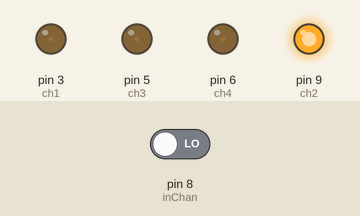
Simulated run of this sketch. Board: Arduino Uno, built with avr-gcc and run on an emulated ATmega328P. On the bench: output pins drawn as LEDs (lit = HIGH). Inputs (shaded band) come from the test bench; at power-on: pin 8 (inChan) LOW.

Above: at 0.1 s.
Timing chart, 0 to 1.6 s (numbered marks = the images above):
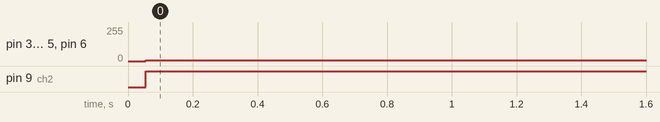

Measured:
- by itself, pin 3 (ch1), pin 5 (ch3), pin 6 (ch4): 0/255 → 6/255 at 0.06 s
- by itself, pin 9 (ch2): LOW → HIGH at 0.06 s

The sketch:

input_test.ino
```cpp
#include <Wire.h>

int inChan = 8;
int ch1 = 3;
int ch2 = 9;
int ch3 = 5;
int ch4 = 6 ;


void setup() {

  pinMode(inChan, INPUT); // Set our input pins as such
  pinMode(ch1, OUTPUT);
  pinMode(ch2, OUTPUT);
  pinMode(ch3, OUTPUT);
  pinMode(ch4, OUTPUT);

  Serial.begin(9600);
}

void loop() {

  inChan = pulseIn(8, HIGH, 25000);

  delay(30);
  analogWrite(ch1, (inChan-1000) / 4);
  analogWrite(ch2, (inChan-1000) / 4);
  analogWrite(ch3, (inChan-1000) / 4);
  analogWrite(ch4, (inChan-1000) / 4);

//  inChan = analogRead(8);   // read the input pin
//  analogWrite(ch1, inChan);
//  analogWrite(ch2, inChan);
//  analogWrite(ch3, inChan);
//  analogWrite(ch4, inChan);


//  Serial.print("inChan:"); // Print the value of
//  Serial.println(inChan);        // each channel


}
```
